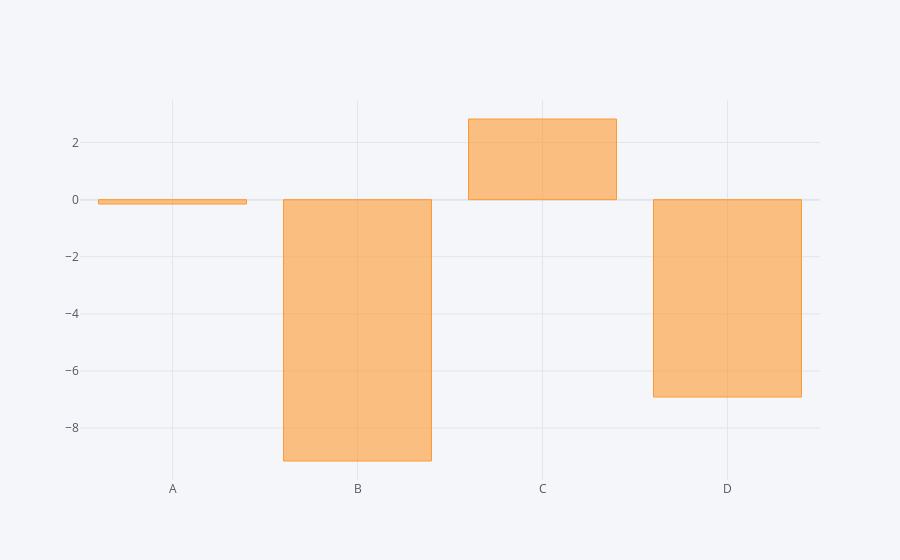

The code cell stored with this chart in its notebook:
### Code cell
df.sum().iplot(kind='bar')

### Figure 1 — Plotly figure (JSON) as saved in the notebook; plotly's stock layout.template omitted (floating-point values rounded to 4 significant figures)
{"data": [{"marker": {"color": "rgba(255, 153, 51, 0.6)", "line": {"color": "rgba(255, 153, 51, 1.0)", "width": 1}}, "name": "None", "orientation": "v", "text": "", "type": "bar", "x": ["A", "B", "C", "D"], "y": [-0.1529, -9.155, 2.826, -6.913]}], "layout": {"autosize": true, "legend": {"bgcolor": "#F5F6F9", "font": {"color": "#4D5663"}}, "paper_bgcolor": "#F5F6F9", "plot_bgcolor": "#F5F6F9", "title": {"font": {"color": "#4D5663"}}, "xaxis": {"autorange": true, "gridcolor": "#E1E5ED", "range": [-0.5, 3.5], "showgrid": true, "tickfont": {"color": "#4D5663"}, "title": {"font": {"color": "#4D5663"}, "text": ""}, "type": "category", "zerolinecolor": "#E1E5ED"}, "yaxis": {"autorange": true, "gridcolor": "#E1E5ED", "range": [-9.821, 3.492], "showgrid": true, "tickfont": {"color": "#4D5663"}, "title": {"font": {"color": "#4D5663"}, "text": ""}, "type": "linear", "zerolinecolor": "#E1E5ED"}}}
